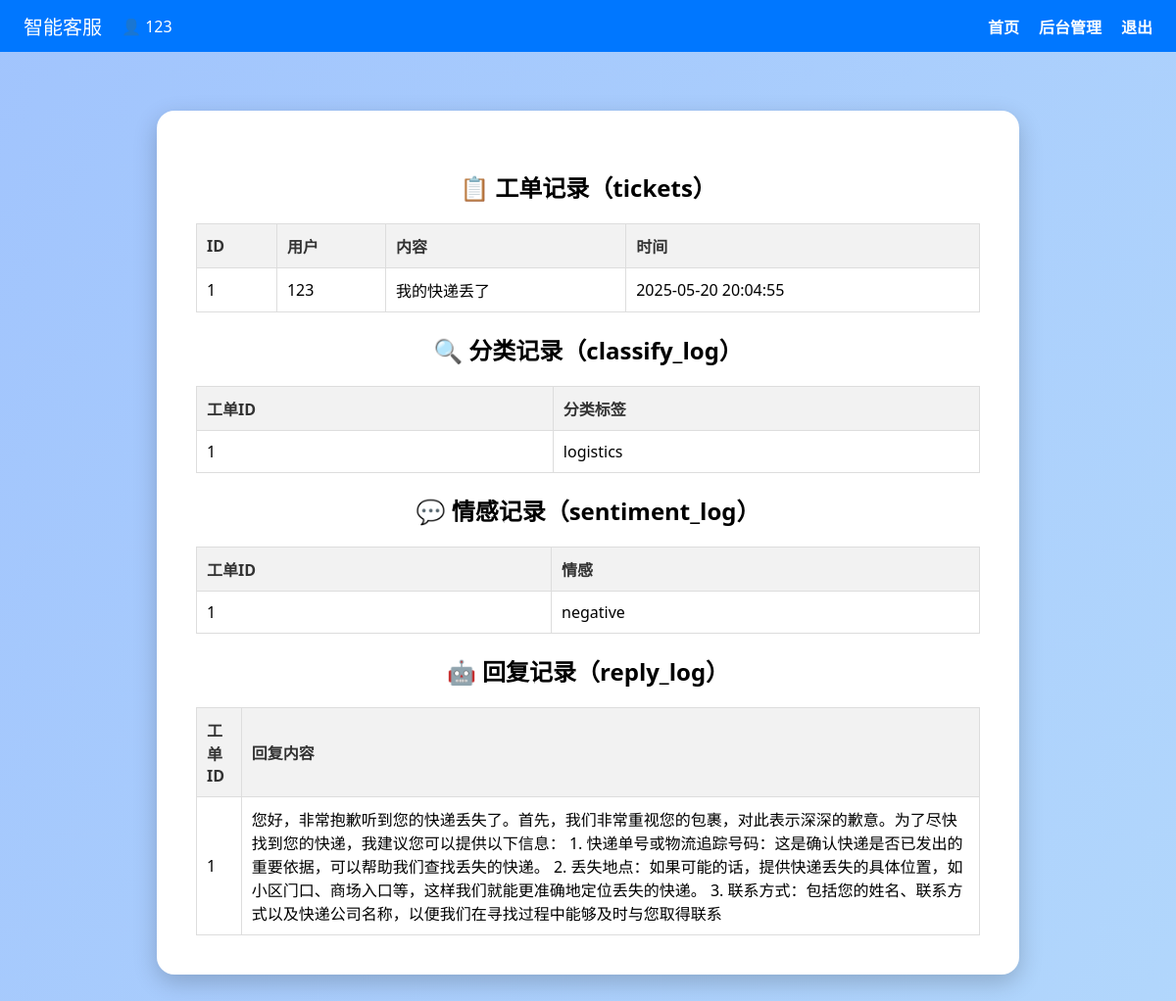
The page /admin (signed in) on the database its author committed.
### tables this page shows
CREATE TABLE tickets (
    id INTEGER PRIMARY KEY AUTOINCREMENT,
    user_id INTEGER,
    text TEXT,
    time DATETIME DEFAULT CURRENT_TIMESTAMP,
    FOREIGN KEY(user_id) REFERENCES users(id)
);

CREATE TABLE users (
    id INTEGER PRIMARY KEY AUTOINCREMENT,
    username TEXT UNIQUE NOT NULL,
    password TEXT NOT NULL
);

CREATE TABLE classify_log (
    ticket_id INTEGER,
    label TEXT,
    FOREIGN KEY(ticket_id) REFERENCES tickets(id)
);

CREATE TABLE sentiment_log (
    ticket_id INTEGER,
    sentiment TEXT,
    FOREIGN KEY(ticket_id) REFERENCES tickets(id)
);

CREATE TABLE reply_log (
    ticket_id INTEGER,
    reply_text TEXT,
    FOREIGN KEY(ticket_id) REFERENCES tickets(id)
);

### app.py (the view)
@app.route("/admin")
def admin():
    if "user_id" not in session:
        return redirect(url_for("login"))
    db = get_db()
    tickets = db.execute("""
        SELECT t.*, u.username FROM tickets t
        JOIN users u ON t.user_id = u.id
        ORDER BY t.time DESC
    """).fetchall()
    classify_logs = db.execute("SELECT * FROM classify_log").fetchall()
    sentiment_logs = db.execute("SELECT * FROM sentiment_log").fetchall()
    reply_logs = db.execute("SELECT * FROM reply_log").fetchall()
    return render_template(
        "admin.html",
        tickets=tickets,
        classify_logs=classify_logs,
        sentiment_logs=sentiment_logs,
        reply_logs=reply_logs,
        username=session["username"]
    )

### app.py (called while the page is built)
def get_db():
    conn = sqlite3.connect(DATABASE)
    conn.row_factory = sqlite3.Row
    return conn

### templates/admin.html
{% extends "layout.html" %}
{% block content %}
<h2>📋 工单记录（tickets）</h2>
<table class="data-table">
  <thead>
    <tr>
      <th>ID</th>
      <th>用户</th>
      <th>内容</th>
      <th>时间</th>
    </tr>
  </thead>
  <tbody>
    {% for t in tickets %}
    <tr>
      <td>{{ t.id }}</td>
      <td>{{ t.username }}</td>
      <td>{{ t.text }}</td>
      <td>{{ t.time }}</td>
    </tr>
    {% endfor %}
  </tbody>
</table>
<h2>🔍 分类记录（classify_log）</h2>
<table class="data-table">
  <thead>
    <tr>
      <th>工单ID</th>
      <th>分类标签</th>
    </tr>
  </thead>
  <tbody>
    {% for c in classify_logs %}
    <tr>
      <td>{{ c.ticket_id }}</td>
      <td>{{ c.label }}</td>
    </tr>
    {% endfor %}
  </tbody>
</table>
<h2>💬 情感记录（sentiment_log）</h2>
<table class="data-table">
  <thead>
    <tr>
      <th>工单ID</th>
      <th>情感</th>
    </tr>
  </thead>
  <tbody>
    {% for s in sentiment_logs %}
    <tr>
      <td>{{ s.ticket_id }}</td>
      <td>{{ s.sentiment }}</td>
    </tr>
    {% endfor %}
  </tbody>
</table>
<h2>🤖 回复记录（reply_log）</h2>
<table class="data-table">
  <thead>
    <tr>
      <th>工单ID</th>
      <th>回复内容</th>
    </tr>
  </thead>
  <tbody>
    {% for r in reply_logs %}
    <tr>
      <td>{{ r.ticket_id }}</td>
      <td>{{ r.reply_text }}</td>
    </tr>
    {% endfor %}
  </tbody>
</table>
{% endblock %}

### templates/layout.html (shortened to what this page needs)
<!DOCTYPE html>
<html lang="zh">
<head>
  <link rel="stylesheet" href="{{ url_for('static', filename='style.css') }}">
</head>
<body>
  <nav class="navbar">
    <span class="nav-title">智能客服</span>
    {% if username %}
    <span class="nav-user">👤 {{ username }}</span>
    <a href="{{ url_for('home') }}">首页</a>
    <a href="{{ url_for('admin') }}">后台管理</a>
    <a href="{{ url_for('logout') }}">退出</a>
    {% endif %}
  </nav>
  <div class="container">
    {% block content %}{% endblock %}
  </div>
</body>
</html>

### static/style.css (style rules this page uses)
body { margin: 0; padding: 0; font-family: 'Segoe UI', sans-serif; background: linear-gradient(120deg, #a1c4fd, #c2e9fb, #fbc2eb); background-size: 400% 400%; animation: gradientBG 15s ease infinite; }
.container { max-width: 800px; margin: 60px auto; padding: 40px; background: white; border-radius: 18px; box-shadow: 0 8px 25px rgba(0,0,0,0.2); text-align: center; }
.navbar { background: #0077ff; color: white; padding: 12px 24px; display: flex; justify-content: space-between; align-items: center; }
.navbar a { color: white; text-decoration: none; margin-left: 20px; font-weight: bold; }
.nav-title { font-size: 20px; }
.nav-user { margin-right: auto; margin-left: 20px; }
.data-table { width: 100%; border-collapse: collapse; margin-top: 30px; }
.data-table th, .data-table td { border: 1px solid #ccc; padding: 10px; text-align: left; }
.data-table { width: 100%; border-collapse: collapse; margin-top: 20px; }
.data-table th, .data-table td { border: 1px solid #ddd; padding: 10px; text-align: left; }
.data-table th { background-color: #f2f2f2; color: #333; }

### rows shown on the page
tickets: id "1", username "123", text "我的快递丢了", time "2025-05-20 20:04:55"
classify_log: ticket_id "1", label "logistics"
sentiment_log: ticket_id "1", sentiment "negative"
reply_log: ticket_id "1", reply_text "您好，非常抱歉听到您的快递丢失了。首先，我们非常重视您的包裹，对此表示深深的歉意。为了尽快找到您的快递，我建议您可以提供以下信息： 1. 快递单号或物流追踪号码：这是确认快递是否已发出的重要依据，可以帮助我们查找丢失的快递。 2. 丢失地点：如果可能的话，提供快递丢失的具体位置，如小区门口、商场入口等，这样我们就能更准确地定位丢失的快递。 3. 联系方式：包括您的姓名、联系方式以及快递公司名称，以便我们在寻找过程中能够及时与您取得联系"

### other values the page prints
{{ username }} "123"
